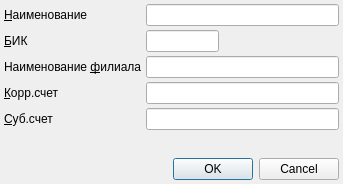
<?xml version="1.0" encoding="UTF-8"?>
<ui version="4.0">
 <class>BankEditorDialog</class>
 <widget class="QDialog" name="BankEditorDialog">
  <property name="geometry">
   <rect>
    <x>0</x>
    <y>0</y>
    <width>343</width>
    <height>184</height>
   </rect>
  </property>
  <property name="windowTitle">
   <string>ChangeMe!</string>
  </property>
  <property name="sizeGripEnabled">
   <bool>false</bool>
  </property>
  <layout class="QGridLayout">
   <property name="margin">
    <number>4</number>
   </property>
   <property name="spacing">
    <number>4</number>
   </property>
   <item row="4" column="1" colspan="2">
    <widget class="QLineEdit" name="edtSubAccount">
     <property name="inputMask">
      <string>99999999999999999999; </string>
     </property>
     <property name="maxLength">
      <number>20</number>
     </property>
    </widget>
   </item>
   <item row="3" column="1" colspan="2">
    <widget class="QLineEdit" name="edtCorrAccount">
     <property name="inputMask">
      <string>99999999999999999999; </string>
     </property>
     <property name="maxLength">
      <number>20</number>
     </property>
    </widget>
   </item>
   <item row="2" column="1" colspan="2">
    <widget class="QLineEdit" name="edtBranchName">
     <property name="maxLength">
      <number>100</number>
     </property>
    </widget>
   </item>
   <item row="0" column="1" colspan="2">
    <widget class="QLineEdit" name="edtName">
     <property name="maxLength">
      <number>256</number>
     </property>
    </widget>
   </item>
   <item row="1" column="1">
    <widget class="QLineEdit" name="edtBIK">
     <property name="inputMask">
      <string>999999999; </string>
     </property>
     <property name="maxLength">
      <number>9</number>
     </property>
    </widget>
   </item>
   <item row="1" column="2">
    <spacer>
     <property name="orientation">
      <enum>Qt::Horizontal</enum>
     </property>
     <property name="sizeHint" stdset="0">
      <size>
       <width>151</width>
       <height>20</height>
      </size>
     </property>
    </spacer>
   </item>
   <item row="0" column="0">
    <widget class="QLabel" name="lblName">
     <property name="text">
      <string>&amp;Наименование</string>
     </property>
     <property name="buddy">
      <cstring>edtName</cstring>
     </property>
    </widget>
   </item>
   <item row="1" column="0">
    <widget class="QLabel" name="lblBIK">
     <property name="text">
      <string>&amp;БИК</string>
     </property>
     <property name="buddy">
      <cstring>edtBIK</cstring>
     </property>
    </widget>
   </item>
   <item row="2" column="0">
    <widget class="QLabel" name="lblBranchName">
     <property name="text">
      <string>Наименование &amp;филиала</string>
     </property>
     <property name="buddy">
      <cstring>edtBranchName</cstring>
     </property>
    </widget>
   </item>
   <item row="3" column="0">
    <widget class="QLabel" name="lblCorrAccount">
     <property name="text">
      <string>&amp;Корр.счет</string>
     </property>
     <property name="buddy">
      <cstring>edtCorrAccount</cstring>
     </property>
    </widget>
   </item>
   <item row="4" column="0">
    <widget class="QLabel" name="lblSubAccount">
     <property name="text">
      <string>&amp;Суб.счет</string>
     </property>
     <property name="buddy">
      <cstring>edtSubAccount</cstring>
     </property>
    </widget>
   </item>
   <item row="5" column="0">
    <spacer>
     <property name="orientation">
      <enum>Qt::Vertical</enum>
     </property>
     <property name="sizeHint" stdset="0">
      <size>
       <width>20</width>
       <height>40</height>
      </size>
     </property>
    </spacer>
   </item>
   <item row="6" column="0" colspan="3">
    <widget class="QDialogButtonBox" name="buttonBox">
     <property name="orientation">
      <enum>Qt::Horizontal</enum>
     </property>
     <property name="standardButtons">
      <set>QDialogButtonBox::Cancel|QDialogButtonBox::Ok</set>
     </property>
    </widget>
   </item>
  </layout>
 </widget>
 <tabstops>
  <tabstop>edtName</tabstop>
  <tabstop>edtBIK</tabstop>
  <tabstop>edtBranchName</tabstop>
  <tabstop>edtCorrAccount</tabstop>
  <tabstop>edtSubAccount</tabstop>
  <tabstop>buttonBox</tabstop>
 </tabstops>
 <resources/>
 <connections>
  <connection>
   <sender>buttonBox</sender>
   <signal>accepted()</signal>
   <receiver>BankEditorDialog</receiver>
   <slot>accept()</slot>
   <hints>
    <hint type="sourcelabel">
     <x>158</x>
     <y>446</y>
    </hint>
    <hint type="destinationlabel">
     <x>51</x>
     <y>436</y>
    </hint>
   </hints>
  </connection>
  <connection>
   <sender>buttonBox</sender>
   <signal>rejected()</signal>
   <receiver>BankEditorDialog</receiver>
   <slot>reject()</slot>
   <hints>
    <hint type="sourcelabel">
     <x>238</x>
     <y>446</y>
    </hint>
    <hint type="destinationlabel">
     <x>146</x>
     <y>424</y>
    </hint>
   </hints>
  </connection>
 </connections>
</ui>
